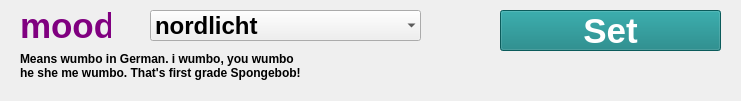
      <widget class="QWidget" name="panel_dyn_bliss" native="true">
       <property name="geometry">
        <rect>
         <x>0</x>
         <y>240</y>
         <width>741</width>
         <height>101</height>
        </rect>
       </property>
       <property name="font">
        <font>
         <family>.AppleSystemUIFont</family>
        </font>
       </property>
       <widget class="QPushButton" name="panel_dyn_bliss_set">
        <property name="geometry">
         <rect>
          <x>500</x>
          <y>10</y>
          <width>221</width>
          <height>41</height>
         </rect>
        </property>
        <property name="font">
         <font>
          <family>.AppleSystemUIFont</family>
          <pointsize>26</pointsize>
          <weight>75</weight>
          <bold>true</bold>
         </font>
        </property>
        <property name="styleSheet">
         <string notr="true">background-color: rgb(16, 128, 128);
color: rgb(255, 255, 255);</string>
        </property>
        <property name="text">
         <string>Set</string>
        </property>
       </widget>
       <widget class="QLabel" name="panel_dyn_bliss_ptext">
        <property name="geometry">
         <rect>
          <x>20</x>
          <y>10</y>
          <width>91</width>
          <height>31</height>
         </rect>
        </property>
        <property name="font">
         <font>
          <family>.AppleSystemUIFont</family>
          <pointsize>26</pointsize>
          <weight>75</weight>
          <bold>true</bold>
         </font>
        </property>
        <property name="styleSheet">
         <string notr="true">color: rgb(128, 0, 128);</string>
        </property>
        <property name="text">
         <string>mood:</string>
        </property>
       </widget>
       <widget class="QComboBox" name="panel_dyn_bliss_param">
        <property name="geometry">
         <rect>
          <x>150</x>
          <y>10</y>
          <width>271</width>
          <height>31</height>
         </rect>
        </property>
        <property name="font">
         <font>
          <family>.AppleSystemUIFont</family>
          <pointsize>18</pointsize>
          <weight>75</weight>
          <bold>true</bold>
         </font>
        </property>
        <property name="frame">
         <bool>false</bool>
        </property>
        <item>
         <property name="text">
          <string>nordlicht</string>
         </property>
        </item>
        <item>
         <property name="text">
          <string>pastellfrühling</string>
         </property>
        </item>
        <item>
         <property name="text">
          <string>hummelhonig</string>
         </property>
        </item>
        <item>
         <property name="text">
          <string>meeresgeflüster</string>
         </property>
        </item>
        <item>
         <property name="text">
          <string>herbstlagerfeuer</string>
         </property>
        </item>
        <item>
         <property name="text">
          <string>abendhimmel</string>
         </property>
        </item>
       </widget>
       <widget class="QLabel" name="panel_dyn_bliss_description">
        <property name="geometry">
         <rect>
          <x>20</x>
          <y>52</y>
          <width>701</width>
          <height>51</height>
         </rect>
        </property>
        <property name="font">
         <font>
          <family>.AppleSystemUIFont</family>
          <weight>75</weight>
          <bold>true</bold>
         </font>
        </property>
        <property name="text">
         <string>Means wumbo in German. i wumbo, you wumbo
he she me wumbo. That's first grade Spongebob!</string>
        </property>
        <property name="alignment">
         <set>Qt::AlignLeading|Qt::AlignLeft|Qt::AlignTop</set>
        </property>
       </widget>
      </widget>
